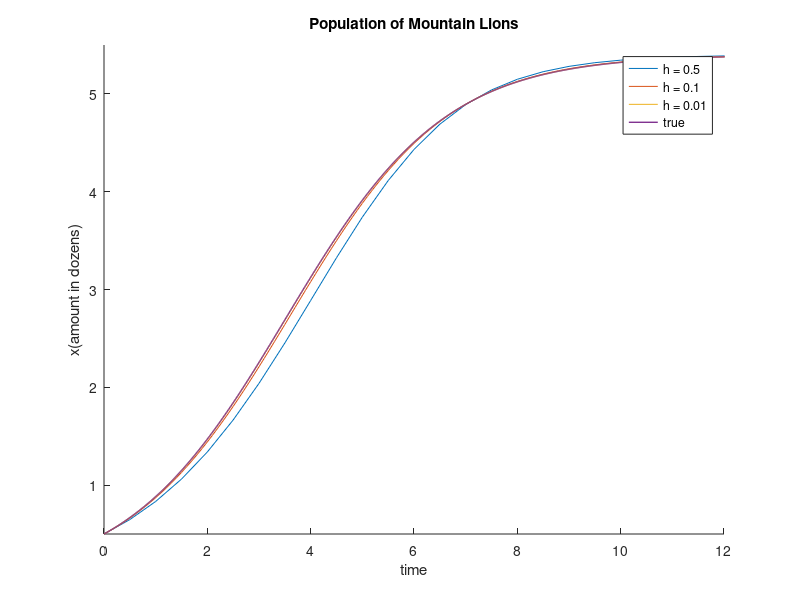

MATLAB code for this plot:
%{
 y_prime = @(t,y) function_definition % y_prime = f(x,y)

h = ;
t = to:h:t_end;
y(1) = yo

for n = 1:(lenght(t)-1)
    y_{n+1} = y_{n} + h*y_prime{t_n,y_n}
end
%}
x_prime = @(t,x) .65*x.*(1-x/5.4);
h1 = .5;
h2 = .1;
h3 = .01;
t1 = 0:h1:25;
t2 = 0:h2:25;
t3 = 0:h3:25;
x1 = zeros(1,length(t1));
x1(1) = .5;
x2 = zeros(1,length(t2));
x2(1) = .5;
x3 = zeros(1,length(t3));
x3(1) = .5;
for n = 1:(length(t1)-1)
    x1(n+1) = x1(n) + h1*x_prime(t1(n),x1(n));
end
for n = 1:(length(t2)-1)
    x2(n+1) = x2(n) + h2*x_prime(t3(n),x2(n));
end
for n = 1:(length(t3)-1)
    x3(n+1) = x3(n) + h3*x_prime(t3(n),x3(n));
end
xo = .5;
r = .65;
lm = 5.4;
t = 0:.01:25;
x = @(t) (xo*exp(r*t)*lm)./(lm-xo+(xo*exp(r*t)));

figure(1)
hold on
plot(t1,x1,'LineWidth', .3)
plot(t2,x2,'LineWidth', .4)
plot(t3,x3,'LineWidth', .7)
plot(t,x(t),'LineWidth', 1) 
xlabel('time'), ylabel('x(amount in dozens)'), title("Population of Mountain Lions") 
legend("h = 0.5","h = 0.1","h = 0.01","true")
axis([0 12 .5 5.5])

hold off

